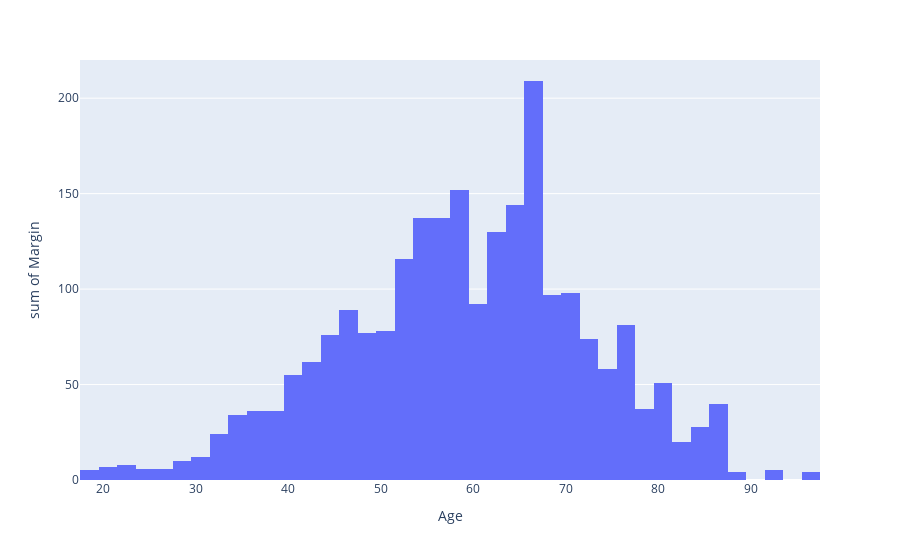

Source (notebook cell):
### Code cell
fig = px.histogram(cleandf, x= "Age", y= "Margin")
fig.show()

### Figure 1 — Plotly figure (JSON) as saved in the notebook; plotly's stock layout.template omitted (floating-point values rounded to 4 significant figures; data arrays with more than 128 entries replaced by an {"elided": "..."} marker saying what was removed)
{"data": [{"alignmentgroup": "True", "bingroup": "x", "histfunc": "sum", "hovertemplate": "Age=%{x}<br>sum of Margin=%{y}<extra></extra>", "legendgroup": "", "marker": {"color": "#636efa", "pattern": {"shape": ""}}, "name": "", "offsetgroup": "", "orientation": "v", "showlegend": false, "type": "histogram", "x": {"elided": "830 int values"}, "xaxis": "x", "y": {"elided": "830 int values"}, "yaxis": "y"}], "layout": {"barmode": "relative", "legend": {"tracegroupgap": 0}, "margin": {"t": 60}, "xaxis": {"anchor": "y", "domain": [0, 1], "title": {"text": "Age"}}, "yaxis": {"anchor": "x", "domain": [0, 1], "title": {"text": "sum of Margin"}}}}
